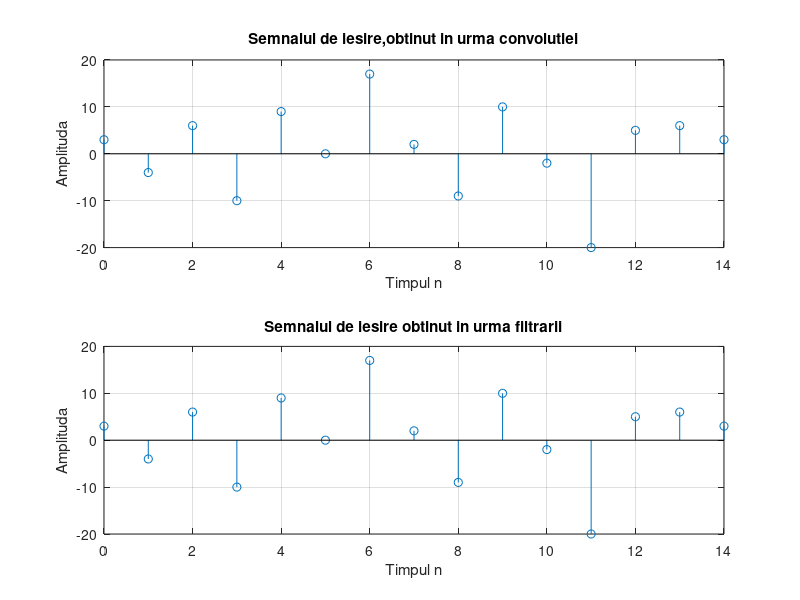

The MATLAB source for this figure:
% Programul P2_7
clf;
h=[3 2 1 -2 1 0 -4 0 3]; % raspuns de impuls
x=[1 -2 3 -4 3 2 1]; % secventa de intrare 
y=conv(h,x);
n=0:14;
subplot(2,1,1);
stem(n,y);
xlabel('Timpul n'); ylabel('Amplituda');
title('Semnalul de iesire,obtinut in urma convolutiei'); grid;
x1=[x zeros(1,8)];
y1=filter(h,1,x1);
subplot(2,1,2); 
stem(n,y1); 
xlabel('Timpul n'); ylabel('Amplituda');
title('Semnalul de iesire obtinut in urma filtrarii'); grid;
